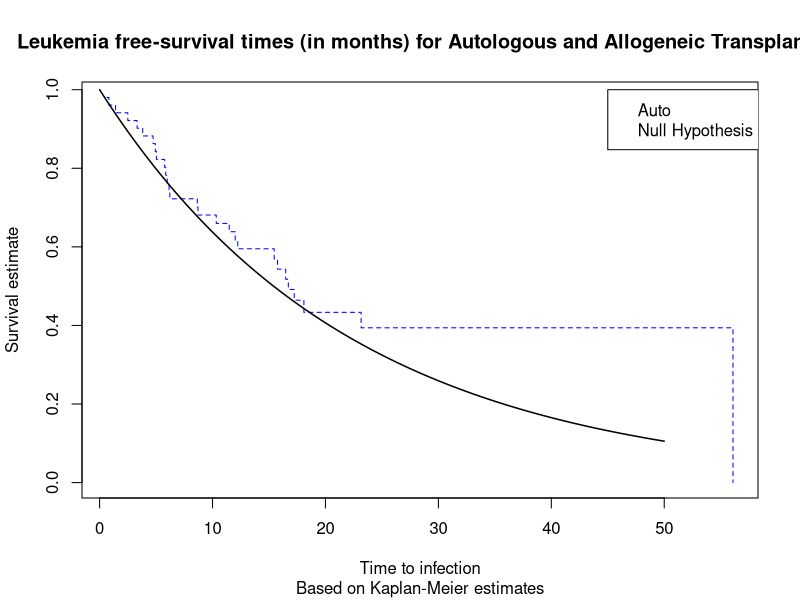
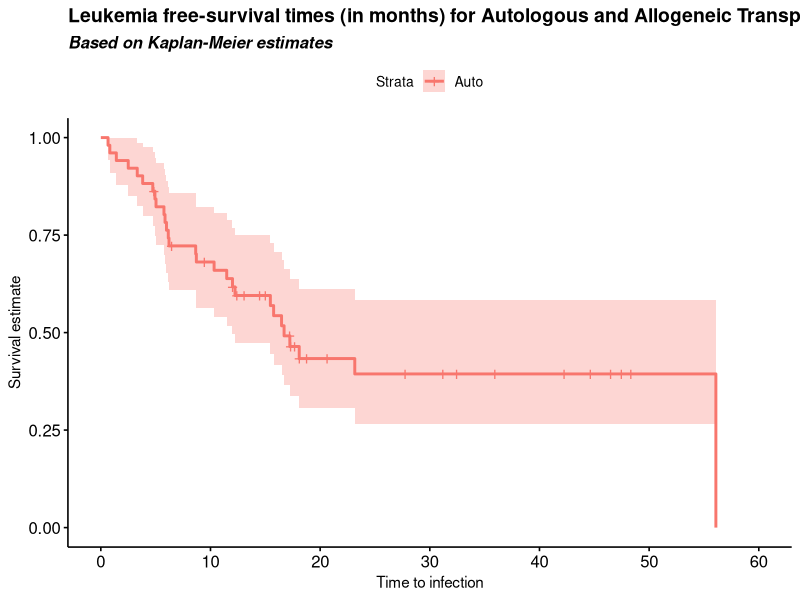

Write R code to recreate these figures, in order.
install.packages('installr')

install.packages('survival')

library(data.table)
library(survival)
library(survminer)
library(ggfortify)
 
data <- read.table('Section1_9.dat',col.names = c('Surv_Time','Treatment','Censored'),colClasses = c('numeric', 'numeric', 'numeric'))

surv_obj <- survfit(Surv(time = data$Surv_Time, 
                         event = data$Censored)~data$Treatment, 
                    subset = data$Treatment==2,
                    type="kaplan-meier")

print(summary(surv_obj))

surv.estimates <- surv_obj$surv
surv.times <- surv_obj$time

x <- seq(0, 50, length.out=1000)
y <- exp(-0.045*x)

plot(x=surv.times, y=surv.estimates, type='s', xlab="Time to infection", ylab="Survival estimate", 
     main = "Leukemia free-survival times (in months) for Autologous and Allogeneic Transplants",
     sub = "Based on Kaplan-Meier estimates", col = "blue", lty=2)
lines(x = x,y, lwd=1.5, lty=1)
legend(45,1,legend = c("Auto","Null Hypothesis"))

ggsurv <- ggsurvplot(surv_obj , data = data, xlab="Time to infection",
                     ylab="Survival estimate",
                     legend.labs = c("Auto"), linetype = 'strata') + 
  labs(title    = "Leukemia free-survival times (in months) for Autologous and Allogeneic Transplants",
       subtitle = "Based on Kaplan-Meier estimates")

ggsurv <- ggpar(ggsurv, font.title    = c(14, "bold"),
                font.subtitle = c(12, "bold.italic"),        
                font.x        = c(11, "plain"),          
                font.y        = c(11, "plain"))

print(ggsurv)
